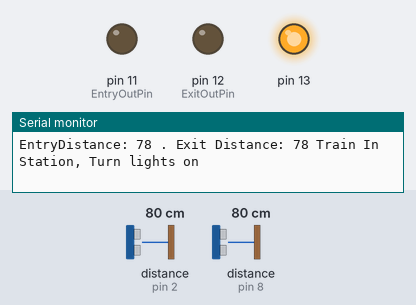
Simulated run of this sketch. Board: Arduino Uno, built with avr-gcc and run on an emulated ATmega328P. Parts: output pins drawn as LEDs (lit = HIGH), the last lines printed to the serial monitor. Wiring (inferred from the names in the program): 2 × ultrasonic range finder: trigger pin 3, echo pin 2 / trigger pin 9, echo pin 8. Inputs (shaded band) come from the test bench; at power-on: distance to the obstacle (sensors on pin 2, pin 8) 80 cm. The echo pulse lasts 58.3 µs per cm; pins used as bus, display or sensor lines are not drawn.

Above: at 1.2 s.
1.3 s: distance to the obstacle (sensor on pin 2) set to 98 cm
4.3 s: distance to the obstacle (sensor on pin 2) set to 105 cm
At 5.5 s:
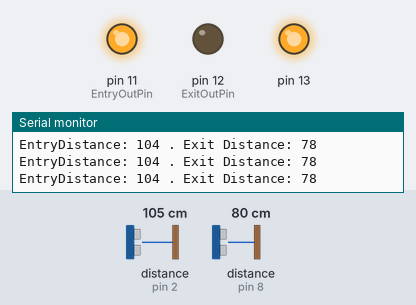
11.9 s: distance to the obstacle (sensor on pin 2) set to 2 cm
At 13.2 s:
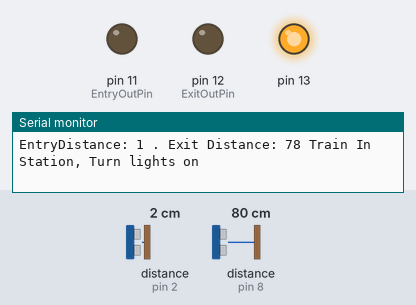
Timing chart, 0 to 14.9 s (numbered marks = the images above; inputs shaded):
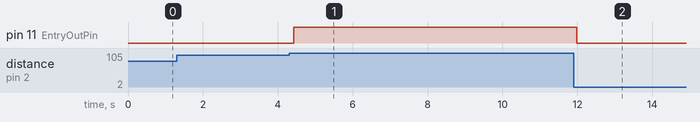

Measured:
- the behaviour switches between 101 and 102 cm on distance to the obstacle (sensor on pin 2) (found by bisection; images 0 and 1)
- after the input at 4.3 s, pin 11 (EntryOutPin): LOW → HIGH after 0.13 s
- after the input at 11.9 s, pin 11 (EntryOutPin): HIGH → LOW after 0.08 s

The sketch:

distancesensor.ino
```cpp
// ---------------------------------------------------------------- //
// Arduino Ultrasoninc Sensor HC-SR04
// Re-writed by Arbi Abdul Jabbaar
// Using Arduino IDE 1.8.7
// Using HC-SR04 Module
// Tested on 17 September 2019
// ---------------------------------------------------------------- //

#define EntryEchoPin 2 // attach pin D2 Arduino to pin Echo of HC-SR04
#define EntryTrigPin 3 //attach pin D3 Arduino to pin Trig of HC-SR04
#define EntryOutPin 11 // this sends the signal to turn LED On/OFF

#define echoPin 8 // Echo
#define trigPin 9 // Trig of HC-SR04
#define ExitOutPin 12 // Power On and Off.
#define FiveVolts  13

int train_in_station=0;

// defines variables
long EntryDuration; // variable for the EntryDuration of sound wave travel
int EntryDistance; // variable for the EntryDistance measurement

long duration; // variable for the EntryDuration of sound wave travel
int  distance; // variable for the EntryDistance measurement

void setup() {
  pinMode(EntryTrigPin, OUTPUT); // Sets the EntryTrigPin as an OUTPUT
  pinMode(EntryEchoPin, INPUT); // Sets the EntryEchoPin as an INPUT

  pinMode(trigPin, OUTPUT); // Sets the EntryTrigPin as an OUTPUT
  pinMode(echoPin, INPUT); // Sets the EntryEchoPin as an INPUT

  pinMode(11, OUTPUT);           // Sets the EntryEchoPin as an INPUT
  pinMode(12, OUTPUT);

  pinMode(13, OUTPUT );
  digitalWrite(13, HIGH );

  Serial.begin(9600); // Serial Communication is starting with 9600 of baudrate speed
  Serial.println("Ultrasonic Sensor HC-SR04 Test"); // print some text in Serial Monitor
  Serial.println("with Arduino UNO R3");
}
void loop() {
  // Entry code.

  // Clears the EntryTrigPin condition
  digitalWrite(EntryTrigPin, LOW);
  delayMicroseconds(2);
  // Sets the EntryTrigPin HIGH (ACTIVE) for 10 microseconds
  digitalWrite(EntryTrigPin, HIGH);
  delayMicroseconds(10);
  digitalWrite(EntryTrigPin, LOW);
  // Reads the EntryEchoPin, returns the sound wave travel time in microseconds
  EntryDuration = pulseIn(EntryEchoPin, HIGH);
  // Calculating the EntryDistance
  EntryDistance = EntryDuration * 0.034 / 2; // Speed of sound wave divided by 2 (go and back)
  // Displays the EntryDistance on the Serial Monitor
  Serial.print("EntryDistance: ");
  Serial.print(EntryDistance);
  //Serial.println(" cm");


  // Clears the trigPin condition
  digitalWrite(trigPin, LOW);
  delayMicroseconds(2);
  // Sets the trigPin HIGH (ACTIVE) for 10 microseconds
  digitalWrite(trigPin, HIGH);
  delayMicroseconds(10);
  digitalWrite(trigPin, LOW);
  // Reads the echoPin, returns the sound wave travel time in microseconds
  duration = pulseIn(echoPin, HIGH);
  // Calculating the distance
  distance = duration * 0.034 / 2; // Speed of sound wave divided by 2 (go and back)
  // Displays the distance on the Serial Monitor
  Serial.print(" . Exit Distance: ");
  Serial.print(distance);
  //Serial.println(" cm");


  // Start checking for train arrival.
  if ( EntryDistance < 100) {

    Serial.println (" Train In Station, Turn lights on");
    digitalWrite ( EntryOutPin, LOW );
    train_in_station=1;
  } else {
    // Wait until train leaves station !
    // check if the exit echo Pin is ON or not
    // wait until exit Echo Pin is turned on
    // Waiting for exit distance signal

    if ( train_in_station) {
       Serial.print (" .   Waiting");
       if ( distance < 100) {
         // this means the train left station, then turn off light
         digitalWrite ( EntryOutPin, HIGH);
         Serial.print ("  Train left, Turn Lights OFF");

         train_in_station=0;
       }
    }
  }

  //. 1 Jul
  Serial.println();
}
```
